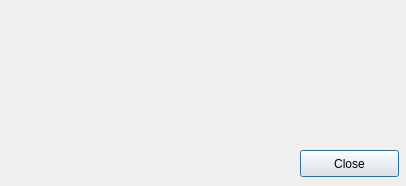
<?xml version="1.0" encoding="UTF-8"?>
<ui version="4.0">
 <class>About</class>
 <widget class="QDialog" name="About">
  <property name="geometry">
   <rect>
    <x>0</x>
    <y>0</y>
    <width>406</width>
    <height>186</height>
   </rect>
  </property>
  <property name="windowTitle">
   <string>About HV2ray</string>
  </property>
  <widget class="QLabel" name="label">
   <property name="geometry">
    <rect>
     <x>10</x>
     <y>10</y>
     <width>141</width>
     <height>141</height>
    </rect>
   </property>
   <property name="text">
    <string/>
   </property>
   <property name="pixmap">
    <pixmap resource="resource.qrc">:/icon/about-hv2ray.png</pixmap>
   </property>
   <property name="alignment">
    <set>Qt::AlignBottom|Qt::AlignHCenter</set>
   </property>
  </widget>
  <widget class="QPushButton" name="pushButton">
   <property name="geometry">
    <rect>
     <x>300</x>
     <y>150</y>
     <width>99</width>
     <height>27</height>
    </rect>
   </property>
   <property name="text">
    <string>Close</string>
   </property>
  </widget>
  <widget class="QLabel" name="label_2">
   <property name="geometry">
    <rect>
     <x>170</x>
     <y>0</y>
     <width>111</width>
     <height>31</height>
    </rect>
   </property>
   <property name="font">
    <font>
     <pointsize>13</pointsize>
    </font>
   </property>
   <property name="text">
    <string/>
   </property>
   <property name="pixmap">
    <pixmap resource="resource.qrc">:/icon/about-title.png</pixmap>
   </property>
  </widget>
  <widget class="QLabel" name="label_3">
   <property name="geometry">
    <rect>
     <x>170</x>
     <y>50</y>
     <width>151</width>
     <height>21</height>
    </rect>
   </property>
   <property name="text">
    <string/>
   </property>
  </widget>
  <widget class="QLabel" name="label_4">
   <property name="geometry">
    <rect>
     <x>170</x>
     <y>70</y>
     <width>231</width>
     <height>31</height>
    </rect>
   </property>
   <property name="text">
    <string/>
   </property>
  </widget>
  <widget class="QLabel" name="label_5">
   <property name="geometry">
    <rect>
     <x>170</x>
     <y>90</y>
     <width>231</width>
     <height>31</height>
    </rect>
   </property>
   <property name="layoutDirection">
    <enum>Qt::LeftToRight</enum>
   </property>
   <property name="text">
    <string/>
   </property>
  </widget>
  <widget class="QLabel" name="label_6">
   <property name="geometry">
    <rect>
     <x>170</x>
     <y>120</y>
     <width>231</width>
     <height>17</height>
    </rect>
   </property>
   <property name="layoutDirection">
    <enum>Qt::LeftToRight</enum>
   </property>
   <property name="text">
    <string/>
   </property>
  </widget>
 </widget>
 <layoutdefault spacing="6" margin="11"/>
 <resources>
  <include location="resource.qrc"/>
 </resources>
 <connections/>
</ui>
